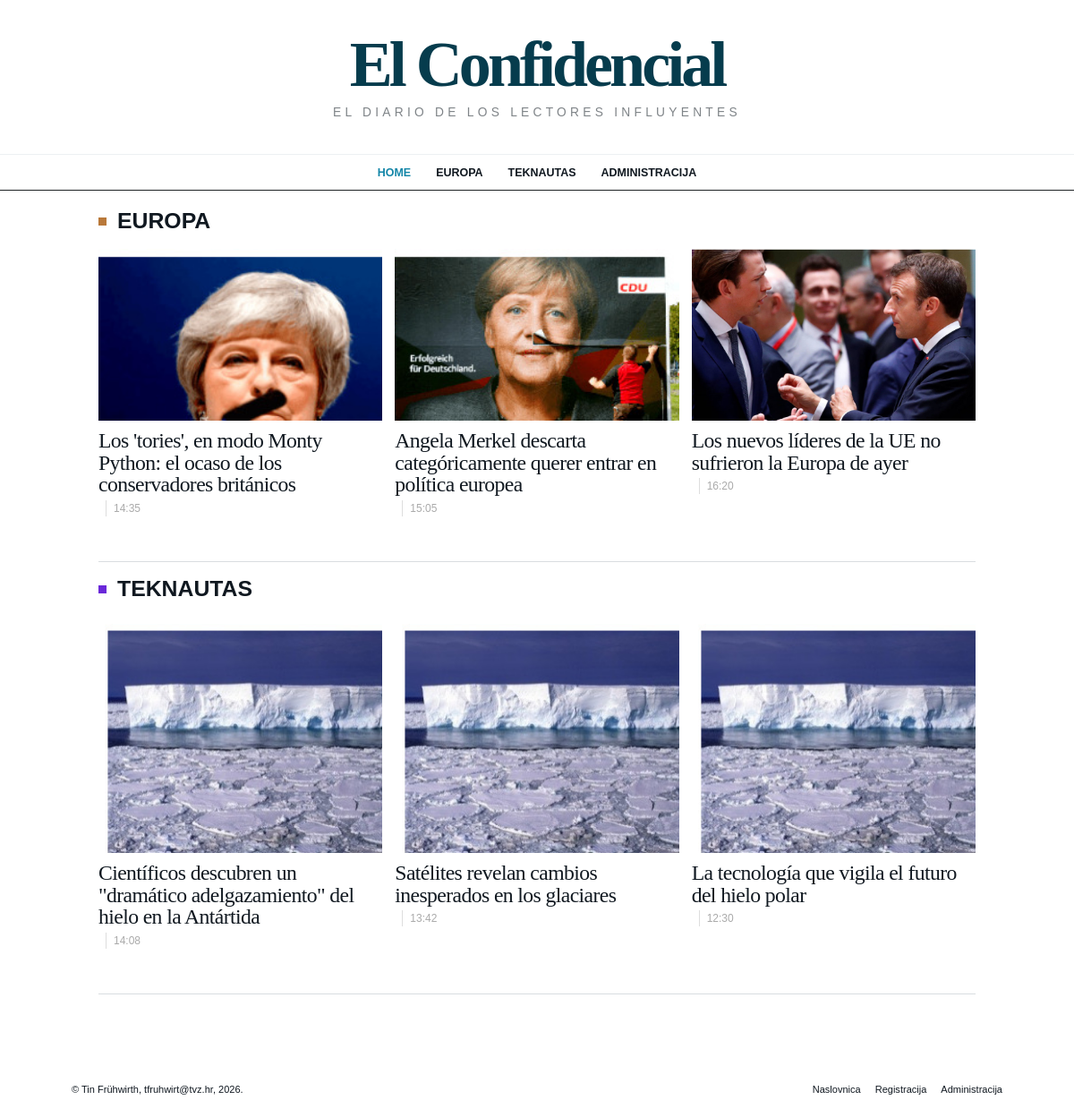
The page / on the database its author committed.
### tables this page shows
CREATE TABLE vijesti (
  id INT UNSIGNED NOT NULL AUTO_INCREMENT,
  datum DATETIME NOT NULL DEFAULT CURRENT_TIMESTAMP,
  naslov VARCHAR(180) NOT NULL,
  sazetak VARCHAR(500) NOT NULL,
  tekst TEXT NOT NULL,
  slika VARCHAR(255) NOT NULL,
  kategorija VARCHAR(32) NOT NULL,
  arhiva TINYINT(1) NOT NULL DEFAULT 0,
  PRIMARY KEY (id),
  INDEX idx_kategorija_arhiva_datum (kategorija, arhiva, datum)
);

### includes/functions.php (called while the page is built, shortened)
<?php
function e(?string $value): string
{
    return htmlspecialchars($value ?? '', ENT_QUOTES | ENT_SUBSTITUTE, 'UTF-8');
}
function categories(): array
{
    return [
        'europa' => 'Europa',
        'teknautas' => 'Teknautas',
    ];
}
function image_url(string $filename): string
{
    if (str_starts_with($filename, 'seed:')) {
        return 'img/' . substr($filename, 5);
    }
    return UPLOAD_URL . rawurlencode($filename);
}

### index.php (the view, shortened to what this page needs)
<?php
$articlesByCategory = [];
try {
    $connection = db();
    $stmt = $connection->prepare('SELECT id, datum, naslov, sazetak, slika, kategorija FROM vijesti WHERE arhiva = 0 AND kategorija = ? ORDER BY datum DESC, id DESC LIMIT 3');
    foreach (array_keys(categories()) as $category) {
        $stmt->bind_param('s', $category);
        $stmt->execute();
        $articlesByCategory[$category] = $stmt->get_result()->fetch_all(MYSQLI_ASSOC);
    }
} catch (Throwable $exception) {
    $error = 'Baza podataka još nije uvezena. Slijedite README.md upute.';
}
require __DIR__ . '/includes/header.php';
?>
<div class="container">
    <?php foreach (categories() as $slug => $label): ?>
        <section class="section-block" aria-labelledby="section-<?= e($slug) ?>">
            <h2 id="section-<?= e($slug) ?>" class="section-title <?= e($slug) ?>"><?= e($label) ?></h2>
            <div class="article-grid">
                <?php foreach ($articlesByCategory[$slug] ?? [] as $article): ?>
                    <article class="news-card <?= $slug === 'teknautas' ? 'is-tall' : '' ?>">
                        <a href="clanak.php?id=<?= (int)$article['id'] ?>">
                            <figure>
                                <img src="<?= e(image_url((string)$article['slika'])) ?>" alt="Ilustracija vijesti: <?= e((string)$article['naslov']) ?>">
                                <figcaption>
                                    <h3><?= e((string)$article['naslov']) ?></h3>
                                    <p class="card-time"><?= e(date('H:i', strtotime((string)$article['datum']))) ?></p>
                                </figcaption>
                            </figure>
                        </a>
                    </article>
                <?php endforeach; ?>
            </div>
        </section>
    <?php endforeach; ?>
</div>
<?php require __DIR__ . '/includes/footer.php'; ?>

### includes/header.php (shortened to what this page needs)
<?php
$current = basename($_SERVER['PHP_SELF'] ?? 'index.php');
?>
<!DOCTYPE html>
<html lang="hr">
<head>
    <link rel="stylesheet" href="style.css">
</head>
<body>
<header class="site-header">
    <div class="brand">
        <a href="index.php" aria-label="El Confidencial naslovnica">
            <span class="brand-name">El Confidencial</span>
            <span class="brand-tagline">El diario de los lectores influyentes</span>
        </a>
    </div>
    <nav class="main-nav" aria-label="Glavna navigacija">
        <div class="nav-inner">
            <a href="index.php" <?= $current === 'index.php' ? 'aria-current="page"' : '' ?>>Home</a>
            <a href="kategorija.php?id=europa" <?= $current === 'kategorija.php' && ($_GET['id'] ?? '') === 'europa' ? 'aria-current="page"' : '' ?>>Europa</a>
            <a href="kategorija.php?id=teknautas" <?= $current === 'kategorija.php' && ($_GET['id'] ?? '') === 'teknautas' ? 'aria-current="page"' : '' ?>>Teknautas</a>
            <a href="administrator.php" <?= $current === 'administrator.php' ? 'aria-current="page"' : '' ?>>Administracija</a>
        </div>
    </nav>
</header>
<main id="glavni-sadrzaj" class="page-content">

### includes/footer.php
</main>
<footer class="site-footer">
    <div class="footer-inner">
        <div>© Tin Frühwirth, <a href="mailto:tfruhwirt@tvz.hr">tfruhwirt@tvz.hr</a>, 2026.</div>
        <div class="footer-links">
            <a href="index.php">Naslovnica</a>
            <a href="registracija.php">Registracija</a>
            <a href="administrator.php">Administracija</a>
        </div>
    </div>
</footer>
</body>
</html>

### style.css (style rules this page uses)
:root { --ink: #101820; --muted: #777; --line: #d9dde0; --brand: #063c4d; --europa: #b9793a; --teknautas: #6a28d9; --accent: #1386a8; --danger: #a51d2d; --success: #187248; --paper: #fff; --soft: #f5f6f7; }
* { box-sizing: border-box; }
html { scroll-behavior: smooth; }
body { margin: 0; background: var(--paper); color: var(--ink); font-family: Arial, Helvetica, sans-serif; line-height: 1.55; }
a { color: inherit; text-decoration: none; }
img { display: block; max-width: 100%; }
.site-header { padding-top: 38px; }
.brand { text-align: center; margin-bottom: 34px; }
.brand a { display: inline-block; }
.brand-name { display: block; color: var(--brand); font: 700 clamp(2.8rem, 6vw, 5rem)/0.96 Georgia, "Times New Roman", serif; letter-spacing: -0.055em; }
.brand-tagline { display: block; margin-top: 8px; color: #7f8488; font-size: .86rem; letter-spacing: .31em; text-transform: uppercase; }
.main-nav { border-bottom: 1px solid #1e2225; border-top: 1px solid #edf0f2; }
.nav-inner { width: min(980px, calc(100% - 32px)); margin: 0 auto; display: flex; justify-content: center; flex-wrap: wrap; gap: 0; }
.main-nav a { display: block; padding: 11px 14px 9px; font-size: .78rem; font-weight: 800; text-transform: uppercase; }
.main-nav a[aria-current="page"] { color: var(--accent); }
.container { width: min(980px, calc(100% - 32px)); margin: 0 auto; }
.page-content { min-height: 55vh; }
.section-block { padding: 22px 0 50px; border-bottom: 1px solid var(--line); }
.section-block + .section-block { padding-top: 18px; }
.section-title { display: flex; align-items: center; gap: 12px; margin: 0 0 18px; font-size: 1.55rem; line-height: 1; text-transform: uppercase; }
.section-title::before { content: ""; width: 9px; height: 9px; flex: 0 0 9px; }
.section-title.europa::before { background: var(--europa); }
.section-title.teknautas::before { background: var(--teknautas); }
.article-grid { display: grid; grid-template-columns: repeat(3, minmax(0, 1fr)); gap: 14px; }
.news-card { min-width: 0; }
.news-card a { display: block; }
.news-card figure { margin: 0; }
.news-card img { width: 100%; aspect-ratio: 1.65 / 1; object-fit: cover; background: #e9ecee; }
.news-card.is-tall img { aspect-ratio: 1.2 / 1; }
.news-card h3 { margin: 10px 0 5px; font: 400 clamp(1.15rem, 2vw, 1.48rem)/1.03 Georgia, "Times New Roman", serif; letter-spacing: -.025em; }
.card-time { margin: 0; color: #aaa; font-size: .75rem; }
.card-time::before { content: ""; display: inline-block; height: 18px; border-left: 1px solid #ddd; margin: 0 8px -5px 8px; }
.site-footer { margin-top: 70px; padding: 28px 0 22px; font-size: .69rem; }
.footer-inner { width: min(1040px, calc(100% - 32px)); margin: 0 auto; display: flex; flex-wrap: wrap; justify-content: space-between; gap: 12px; }
.footer-links { display: flex; flex-wrap: wrap; gap: 16px; }

### rows shown on the page
vijesti: shows a picture, naslov "Los 'tories', en modo Monty Python: el ocaso de los conservadores británicos", datum "14:35"
vijesti: shows a picture, naslov "Angela Merkel descarta categóricamente querer entrar en política europea", datum "15:05"
vijesti: shows a picture, naslov "Los nuevos líderes de la UE no sufrieron la Europa de ayer", datum "16:20"
vijesti: naslov "Científicos descubren un \"dramático adelgazamiento\" del hielo en la Antártida", datum "14:08"
vijesti: naslov "Satélites revelan cambios inesperados en los glaciares", datum "13:42"
vijesti: naslov "La tecnología que vigila el futuro del hielo polar", datum "12:30"

### other values the page prints
$label "EUROPA"
$label "TEKNAUTAS"
